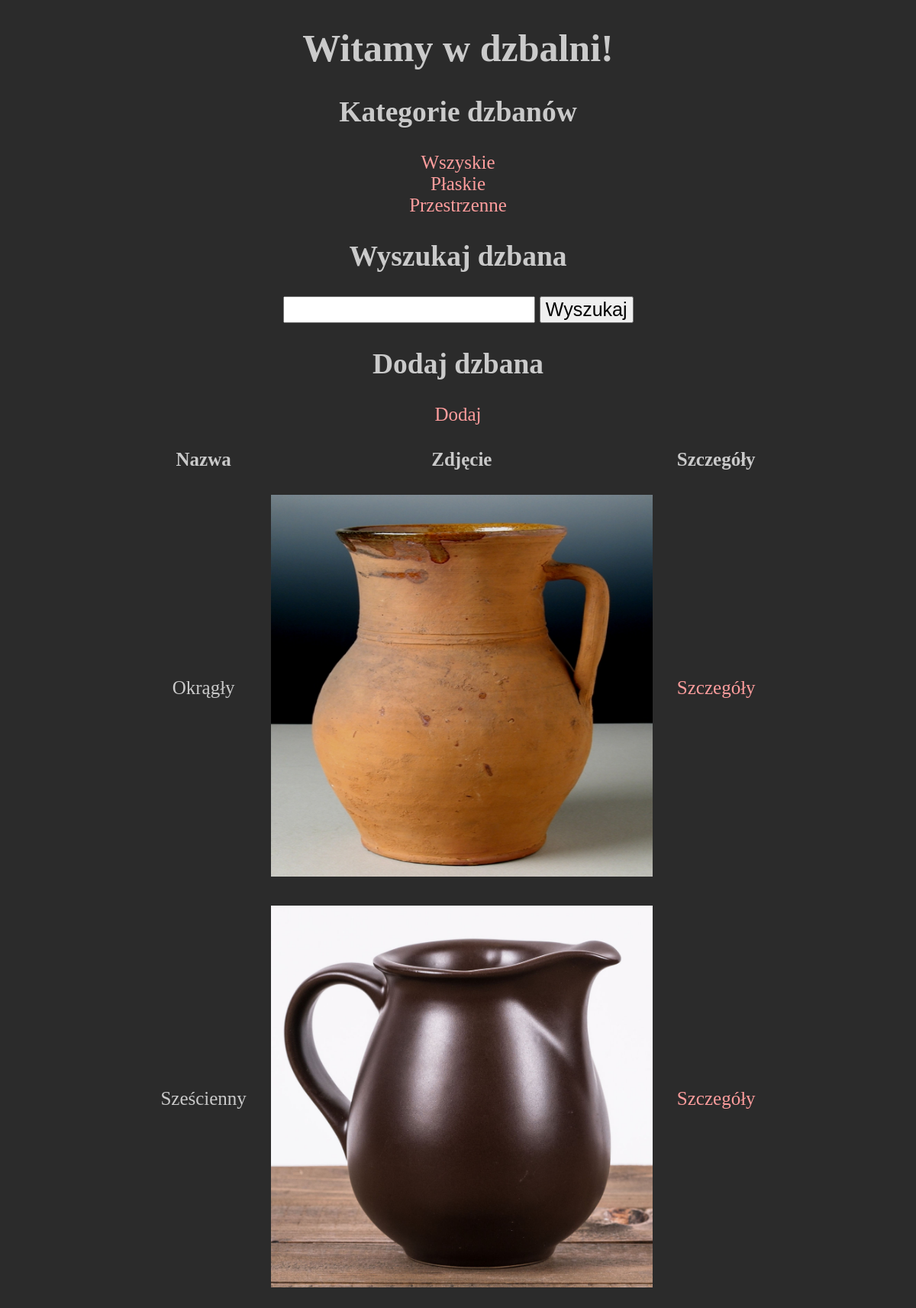
The page / on the database its author committed.
### tables this page shows
CREATE TABLE `kategorie` (
  `ID` int(10) UNSIGNED NOT NULL,
  `nazwa` varchar(50) NOT NULL,
  `opis` text NOT NULL
);

CREATE TABLE `dzbany` (
  `ID` int(10) UNSIGNED NOT NULL,
  `idKategorii` int(10) UNSIGNED NOT NULL,
  `nazwa` varchar(50) NOT NULL,
  `obrazek` varchar(50) NOT NULL,
  `opis` text NOT NULL,
  `pojemnosc` int(11) NOT NULL,
  `wysokosc` int(11) NOT NULL
);

### index.php (the view, shortened to what this page needs)
<!DOCTYPE html>
<html lang="pl">
<head>
	<link rel="stylesheet" href="style.css" />
</head>
<body>
	<header>
		<h1>Witamy w dzbalni!</h1>
	</header>
	<main>
		<article>
			<header>
				<h2>Kategorie dzbanów</h2>
			</header>
			<?php
			$conn = new mysqli("localhost", "root", "", "dzbanyv2db");
			$sql = "SELECT id, nazwa FROM kategorie";
			$result = $conn->query($sql);
			echo "<a href='index.php'> Wszyskie</a><br>";
			while ($row = $result->fetch_object()) {
				echo " <a href='index.php?idKat={$row->id}'>{$row->nazwa}</a><br>";
			}
			?>
		</article>
		<article>
			<header>
				<h2>Wyszukaj dzbana</h2>
			</header>
			<form>
				<p>
					<input type="text" name="nazwa">
					<input type="submit" value="Wyszukaj">
				</p>
			</form>
		</article>
		<article>
			<header>
				<h2>Dodaj dzbana</h2>
			</header>
			<a href="insertForm.php">Dodaj</a>
		</article>
		<article>
			<?php
			$sql = "SELECT ID, nazwa, obrazek FROM dzbany";
			$result = $conn->query($sql);
			if ($result->num_rows > 0) {
				echo "<table><thead><tr><th>Nazwa</th><th>Zdjęcie</th><th>Szczegóły</th></tr></thead>";
				while ($row = $result->fetch_object()) {
					echo "<tr><td>{$row->nazwa}</td><td><img src='images/{$row->obrazek}'></td><td><a href='details.php?id={$row->ID}'>Szczegóły</a></td></tr>";
				}
				echo "</table>";
			} else {
				echo "Nie ma dzbanów w tej kategorii.";
			}
			?>
		</article>
	</main>
</body>
</html>

### style.css (style rules this page uses)
body { background-color: rgb(43, 43, 43); color: rgb(202, 202, 202); text-align: center; font-size: 25px; margin-left: 5%; margin-right: 5%; }
input[type="text"], input[type="submit"], input[type="number"], textarea, select { font-size: 25px; }
a { text-decoration: none; }
a:link { color: rgb(255, 157, 157); }
table { margin: auto; border-spacing: 30px; }
img { width: 500px; height: 500px; }

### rows shown on the page
kategorie: nazwa "Płaskie"
kategorie: nazwa "Przestrzenne"
dzbany: nazwa "Okrągły", obrazek (picture)
dzbany: nazwa "Sześcienny", obrazek (picture)
